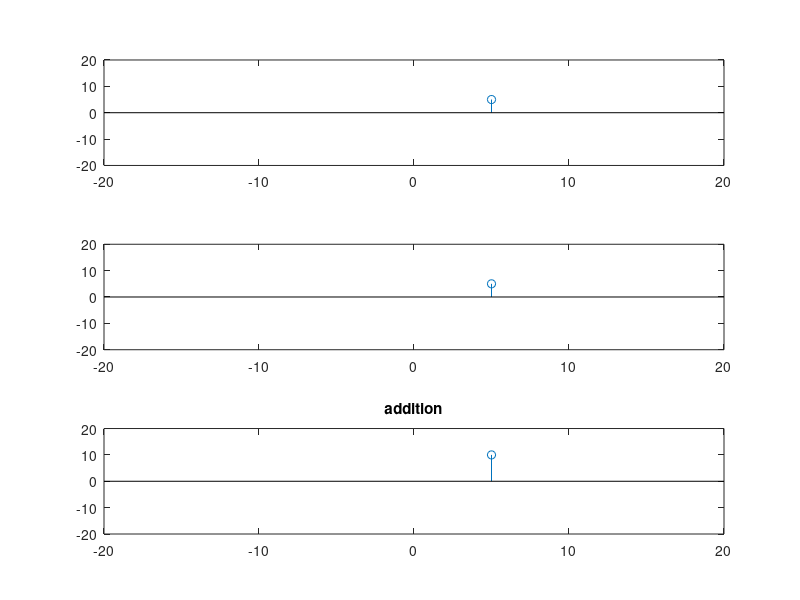

The MATLAB source for this figure:
clc;
clear all;
close all;
x1 = input('enter the sequence1');
x2 = input('enter the sequence2');
st1 = input('enter starting point for seq1');
st2 = input('enter starting point for seq2');

num1 = st1 + length(x1)-1;
n1 = linspace(st1,num1,length(x1))
subplot(3,1,1);
stem(n1,x1);
hold on;
xlim([-20,20]);
ylim([-20 20]);
hold off;

num2 = st2 + length(x2)-1;
n2 = linspace(st2,num2,length(x2))
subplot(3,1,2);
stem(n2,x2);
hold on;
xlim([-20,20]);
ylim([-20 20]);
hold off;

n = min(min(n1),min(n2)):max(max(n1),max(n2));
y1 = zeros(1,length(n));
y2 = y1;
y1(find((n>=min(n1)) & (n<= max(n1)))) = x1;
y2(find((n>=min(n2)) & (n<= max(n2)))) = x2;
y = y1 + y2;
subplot(3,1,3);
stem(n,y);
title('addition');
hold on;
xlim([-20 20]);
ylim([-20 20]);
hold off;

